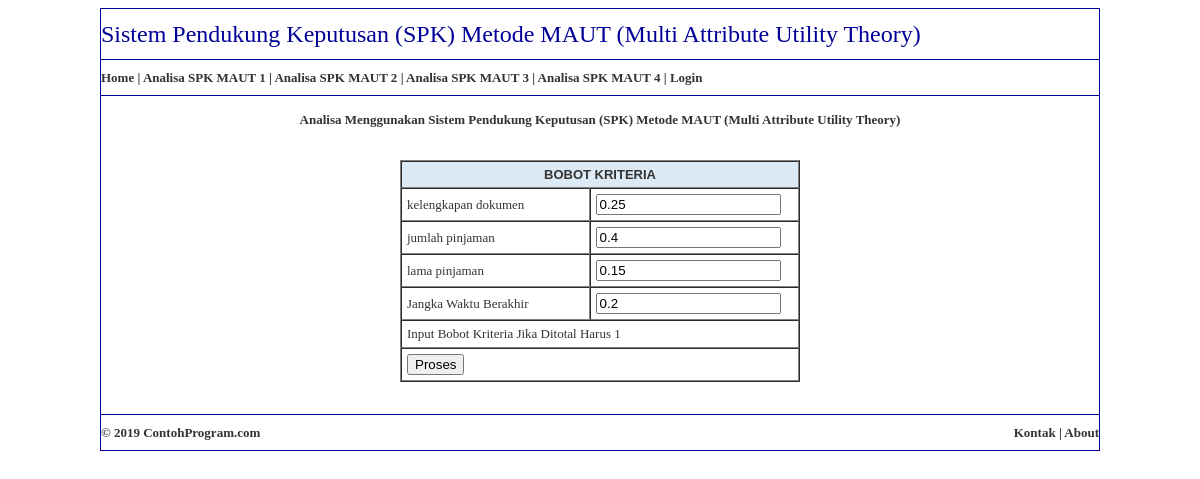
/analisa-maut-php-mysql.php, run on the app's committed database.
### tables this page shows
CREATE TABLE `kriteria` (
  `id_kriteria` int(11) NOT NULL,
  `nama_kriteria` varchar(100) DEFAULT NULL,
  `bobot_kriteria` double DEFAULT NULL
);

### analisa-maut-php-mysql.php (the view, shortened to what this page needs)
<?php
	include("koneksi.php");
?>
<!DOCTYPE html PUBLIC "-//W3C//DTD XHTML 1.0 Transitional//EN" "http://www.w3.org/TR/xhtml1/DTD/xhtml1-transitional.dtd">
<html xmlns="http://www.w3.org/1999/xhtml">
<head>
</head>
<body>
<table width="1000" border="0" align="center" cellpadding="0" cellspacing="1" bgcolor="#000099">
  <tr>
    <td height="50" bgcolor="#FFFFFF"><span class="style1">Sistem Pendukung Keputusan (SPK) Metode MAUT (Multi Attribute Utility Theory)</span></td>
  </tr>
  <tr>
    <td height="35" bgcolor="#FFFFFF"><span class="style2"><a href="index.php">Home</a> | <a href="maut-php-mysql.php">Analisa SPK MAUT 1</a> | <a href="analisa-maut-php-mysql.php">Analisa SPK MAUT 2</a> | <a href="konsultasi-maut-php-mysql.php">Analisa SPK MAUT 3</a> | <a href="perhitungan-maut-php-mysql.php">Analisa SPK MAUT 4</a> | <a href="login.php">Login</a></span></td>
  </tr>
  <tr>
    <td align="center" valign="top" bgcolor="#FFFFFF"><br />
      <strong>Analisa Menggunakan Sistem Pendukung Keputusan (SPK) Metode MAUT (Multi Attribute Utility Theory)</strong><br />
      <br />
<?php
if (!isset($_POST['button']))
{
?>
<form name="form1" method="post" action=""><br>
  <table align="center" width="400" border="1" cellspacing="0" cellpadding="5">
  <tr>
  <td id="ignore" bgcolor="#DBEAF5" width="400" colspan="2"><div align="center"><strong><font size="2" face="Arial, Helvetica, sans-serif"><font size="2">BOBOT KRITERIA</font> </font></strong></div></td>
  <?php
    $q = mysqli_query($db, "select * from kriteria ORDER BY id_kriteria");
    while ($r = mysqli_fetch_array($q))
	{
	?>
    <tr>
      <td width="200">
		<?php echo $r['nama_kriteria']; ?>
	  </td>
	  <td width="200">
        <input id="bobot_kriteria_<?php echo $r['id_kriteria']; ?>" name="bobot_kriteria_<?php echo $r['id_kriteria']; ?>" type="text" value="<?php echo $r['bobot_kriteria']; ?>">
        </td>
    </tr>
    <?php } ?>
    <tr>
      <td colspan="2">Input Bobot Kriteria Jika Ditotal Harus 1</td>
    </tr>
	<tr>
      <td colspan="2"><input type="submit" name="button" value="Proses"></td>
    </tr>
  </table>
  <br>
</form>
<?php
}
?>
<br />
</td>
  </tr>
  <tr>
    <td bgcolor="#FFFFFF"><table width="100%" border="0" cellspacing="0" cellpadding="0">
      <tr>
        <td width="47%" height="35" align="left"><strong>&copy; 2019 ContohProgram.com</strong></td>
        <td width="53%" height="35" align="right"><strong><a href="http://contohprogram.com" target="_blank">Kontak</a> | <a href="http://contohprogram.com/maut-php-mysql-source-code.php" target="_blank">About</a></strong></td>
      </tr>
    </table></td>
  </tr>
</table>
</body>
</html>

### analisa-maut-php-mysql.php (style rules this page uses)
.style1 { color: #000099; font-size: 24px; }
a:link { text-decoration: none; color: #333333; }
.style2 { font-weight: bold }

### data on the page
kriteria: nama_kriteria "kelengkapan dokumen", bobot_kriteria "0.25"
kriteria: nama_kriteria "jumlah pinjaman", bobot_kriteria "0.4"
kriteria: nama_kriteria "lama pinjaman", bobot_kriteria "0.15"
kriteria: nama_kriteria "Jangka Waktu Berakhir", bobot_kriteria "0.2"
